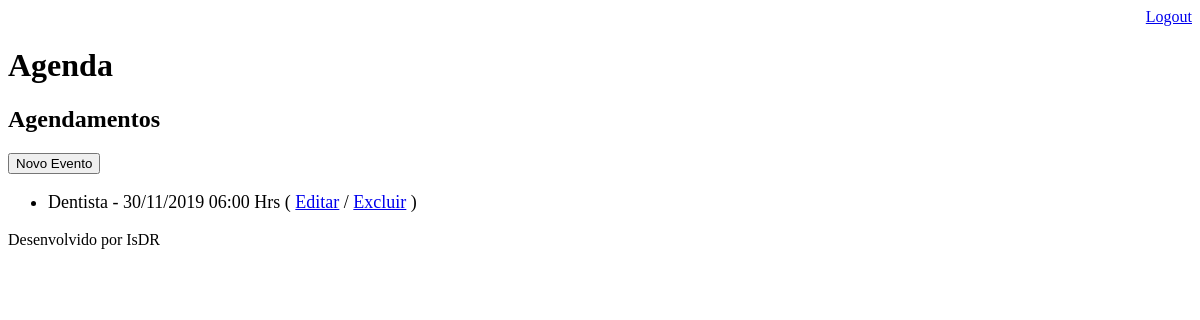
/agenda/ (signed in), run on an earlier commit of the app's database.
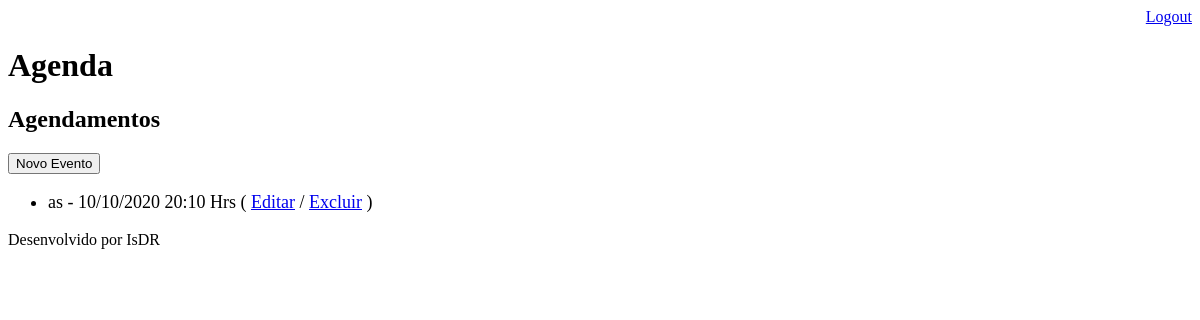
And on a later commit of the database.
### core/models.py (models this page shows, shortened)
class Evento(models.Model):
    titulo = models.CharField(max_length=100)
    descricao = models.TextField(blank=True, null=True)
    data_evento = models.DateTimeField(verbose_name='Data do Evento', null=True)
    data_criacao = models.DateTimeField(auto_now=True)
    usuario = models.ForeignKey(User, on_delete=models.CASCADE)
    class Meta:
        db_table = 'evento'
    def get_data_evento(self):
        return self.data_evento.strftime('%d/%m/%Y %H:%M Hrs')

### core/views.py (the view)
# urls.py: path('agenda/', views.lista_eventos),
@login_required(login_url='/login/')
def lista_eventos(request):
    usuario = request.user
    data_atual = datetime.now() - timedelta(hours=1)
    evento = Evento.objects.filter(usuario=usuario,
                                   data_evento__gt=data_atual)
    dados = {'eventos':evento}
    return render(request, 'agenda.html', dados)

### templates/agenda.html (shortened to what this page needs)
{% extends "model-page.html" %}
{% block content %}
    <h2>Agendamentos</h2>
    <a href="evento/">
        <button type="button">Novo Evento</button>
    </a>
    <ul style=" font-size: 18px">
        {% for evento in eventos %}
            <li>
                <div style=>
                {{ evento.titulo }} - {{ evento.get_data_evento }}
                    ( <a href="evento/?id={{ evento.id }}">Editar</a>
                    / <a href="evento/delete/{{ evento.id }}/">Excluir</a> )
                    </div>
            </li>
        {% endfor %}
     </ul>
{% endblock %}

What changed in the data, as far as the page shows it:
removed Evento: titulo "Dentista", get_data_evento "30/11/2019 06:00 Hrs"
added Evento: titulo "as", get_data_evento "10/10/2020 20:10 Hrs"
